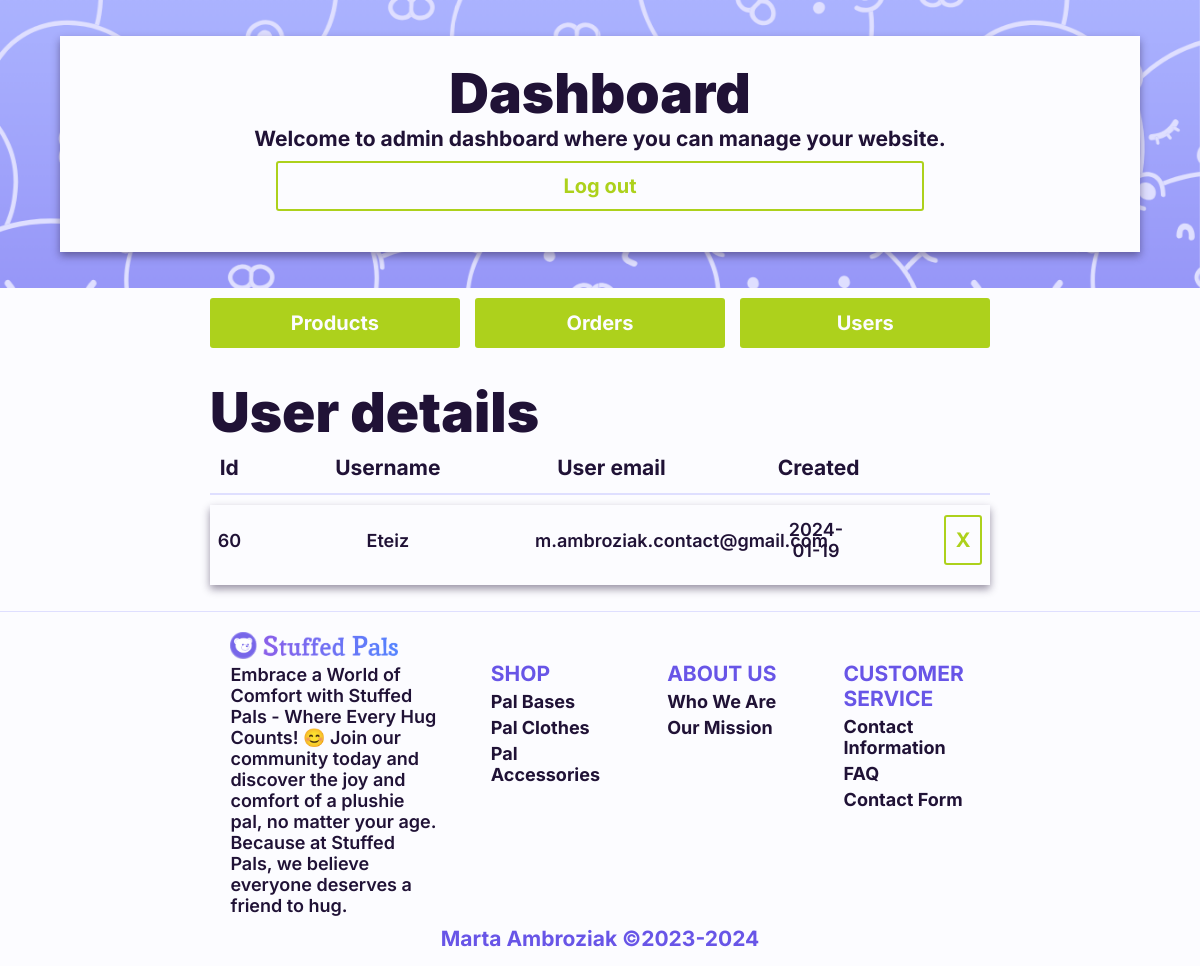
The app's page /admin_pages/admin_dashboard.php?content=users (signed in) with its own data.
### tables this page shows
CREATE TABLE IF NOT EXISTS `user` (
  `id` int(11) NOT NULL AUTO_INCREMENT,
  `user_login` varchar(40) NOT NULL,
  `user_password` varchar(60) NOT NULL COMMENT 'Hashed by md5',
  `user_email` varchar(255) DEFAULT NULL,
  `date_created` date NOT NULL DEFAULT current_timestamp(),
  PRIMARY KEY (`id`),
  UNIQUE KEY `UC_user_login_unique` (`user_login`),
  UNIQUE KEY `user_email` (`user_email`)
);

### admin_pages/admin_users/admin_users_loader.php (the view, shortened to what this page needs)
<?php
$servername = "localhost";
$username = "root";
$password = "";
$dbname = "stuffedpals_database";
$conn = new mysqli($servername, $username, $password, $dbname);
echo "<div id='admin-user-section'>";
    echo "<div class='section-header'>";
        echo "<h1>User details</h1>";
        echo "<div class='section-information section-rows'>";
            echo "<h3 class='user-id'>Id</h3>";
            echo "<h3 class='user-login'>Username</h3>";
            echo "<h3 class='user-email'>User email</h3>";
            echo "<h3 class='user-date'>Created</h3>";
        echo "</div>";
    echo "</div>";
    echo "<hr class='outer'>";
    echo "<div class='section-content'>";
$query = "SELECT id, user_login, user_email, date_created FROM user";
$result = $conn->query($query);
if ($result->num_rows > 0) {
    while($row = $result->fetch_assoc()) {
        echo "<form id='admin-user-form' action='../../admin_pages/admin_users/admin_users_delete_sender.php' class='section-element section-columns white-background default-box-shadow' method='post'>";
            echo "<div class='section-rows'>";
                    echo "<h4 class='user-id'>". htmlspecialchars($row['id']) ."</h4>";
                    echo "<h4 class='user-login'>". htmlspecialchars($row['user_login']) ."</h4>";
                    echo "<h4 class='user-email'>". htmlspecialchars($row['user_email']) ."</h4>";
                    echo "<h4 class='user-date'>". htmlspecialchars($row['date_created']) ."</h4>";
                    echo "<button type='button' class='user-delete hyperlink_button_reverse' title='Remove user' user-id='" . $row['id'] . "'>X</button>";
                echo "</div>";
        echo "</form>";
    }
} else {
    echo "<h2>No users found.</h2>";
}
echo "</div>";
echo "</div>";
?>

### styles.css (style rules this page uses)
.white-background { background-color: var(--white-background-color); }
.default-box-shadow, .hover-box-shadow { box-shadow: 0px 4px 8px var(--shadow-color); }
body { padding: 0px; margin: 0px; background-color: var(--tertiary-color); color: var(--default-color); font-family: 'Inter', sans-serif; font-weight: 500; font-size: 17px; }
.section-rows, .section-columns { display: flex; justify-content: center; align-items: center; margin: auto; }
.section-rows { flex-direction: row; }
.section-columns { flex-direction: column; }
hr { height: 1px; border: none; background-color: var(--tertiary-color); }
hr.outer { height: 2px; }
h1, h2, h3, h4, span, p { margin-top: 5px; margin-bottom: 5px; color: var(--default-color); }
h1 { font-weight: 900; font-size: 55px; }
h3 { font-weight: 700; font-size: 21px; }
h4 { font-weight: 600; font-size: 18px; }
a, button { text-align: center; }
.hyperlink_button_reverse, .hyperlink_button_reverse:visited, .hyperlink_button_reverse_inactive, .hyperlink_button_reverse_inactive:visited { display: flex; justify-content: center; align-items: center; width: 200px; height: 50px; margin-top: 10px; margin-bottom: 10px; border-radius: 3px; box-sizing: border-box; background-color:rgba(0, 0, 0, 0); font-family: 'Inter', sans-serif; font-weight: 700; font-size: 20px; text-decoration: none; }
.hyperlink_button_reverse, .hyperlink_button_reverse:visited { border: 2px solid var(--action-color-default); color: var(--action-color-default); transition: border 0.3s ease, color 0.3s ease; cursor: pointer; }
#admin-dashboard-page main .section-rows { width: 65%; justify-content: space-between; }
#admin-user-section, #admin-user-section .section-element .section-rows, #admin-user-section .section-content, #admin-user-section .form-result { width: 100%; }
#admin-user-section { padding-top: 2%; padding-bottom: 2%; margin: auto; }
#admin-user-section .section-element, #admin-user-section .section-information { width: 98% !important; padding: 0px 1% 0px 1%; }
#admin-user-section .section-element { margin-top: 10px; margin-bottom: 10px; }
#admin-user-section .section-information { justify-content: space-between; margin: 0px; text-align: center; }
#admin-user-section .user-id, #admin-user-section .user-login, #admin-user-section .user-email, #admin-user-section .user-date, #admin-user-section .user-delete { text-align: center; }
#admin-user-section .user-id { width: 3%; }
#admin-user-section .user-login { width: 15%; }
#admin-user-section .user-email { width: 20%; }
#admin-user-section .user-date { width: 10%; }
#admin-user-section .user-delete { width: 5%; }

### records on screen
user: id "60", user_login "Eteiz", user_email "m.ambroziak.contact@gmail.com", date_created "2024-01-19"
